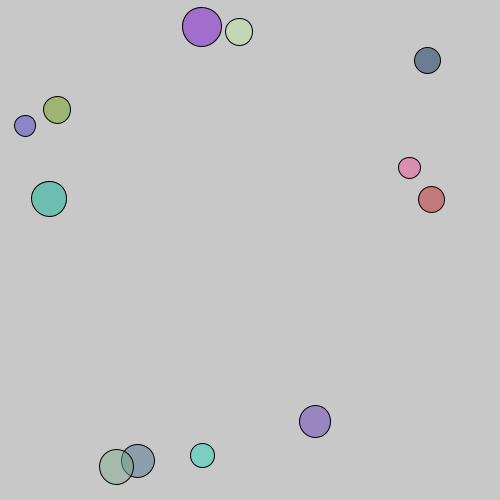
Frame 1 (no input)
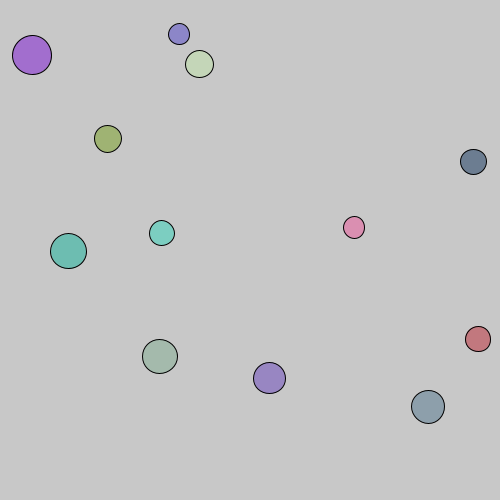
Frame 60 (the mouse pressed at the canvas centre just before this capture)
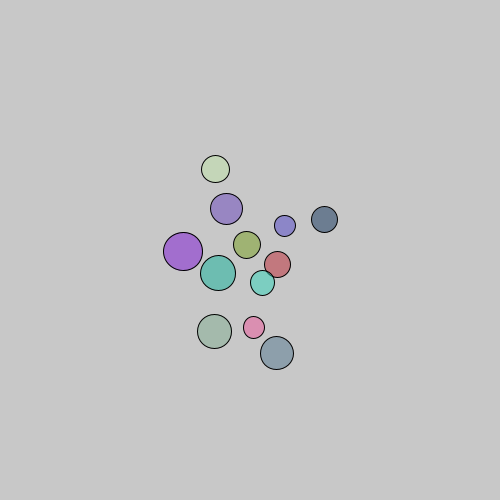
Frame 120 (the mouse held since frame 60 and released just before this capture)

The Processing sketch that drew these frames (run headless with seeded random() and noise(); from frame 60 on, the mouse is pressed at the canvas centre):

// Processing sketch: BouncingBalls
// ── BouncingBalls.pde
Ball[] balls;
int ballNum=12;
float maxVel=6;

void setup() {
  size(500, 500);

  // setup ball array and save balls into it
  balls = new Ball[ballNum];
  for (int i = 0; i < ballNum; i++) {
    float radius = random(10, 20);
    float x = random(radius, width - radius);
    float y = random(radius, height - radius);
    balls[i] = new Ball(x, y, radius, maxVel);
  }
}

void draw() {
  background(200);

  for (Ball b : balls) {
    // check every ball with others
    for (Ball otherBalls : balls) {
      // to make sure no self-comparison
      if (otherBalls!=b) {
        float d=dist(otherBalls.pos.x, otherBalls.pos.y, b.pos.x, b.pos.y);
        // set 2 pixels of buffer zone
        if ( d-2< b.radius+otherBalls.radius) {
          // calculate the angle and make balls bouncing off each other
          float angleX = otherBalls.pos.x - b.pos.x;
          float angleY = otherBalls.pos.y - b.pos.y;
          float angle = atan2(angleY, angleX);
          float targetX = b.pos.x + cos(angle) * (d-2);
          float targetY = b.pos.y + sin(angle) * (d-2);
          float newVx = (targetX - otherBalls.pos.x) ;
          float newVy = (targetY - otherBalls.pos.y) ;
          b.vel.x += newVx;
          b.vel.y += newVy;
          otherBalls.vel.x -= newVx;
          otherBalls.vel.y -= newVy;
        }
      }
    }
    // draw balls
    b.draw();
    b.update();
  }
}

// ── Ball.pde
class Ball {
  PVector pos, vel;
  float radius, maxVel;
  color col;

  Ball(float x, float y, float radius, float max) {
    pos = new PVector(x, y);
    vel = new PVector(random(-3, 3), random(-3, 3));
    this. radius = radius;
    col= color(random(255), random(255), random(255), 125);
    maxVel=max;
  }

  void update() {

    // balls start moving
    pos.add(vel);

    // setup boundaries for balls 
    if (pos.x < radius || pos.x >width - radius) {
      vel.x *= -1;
    }
    if (pos.y < radius || pos.y > height - radius) {
      vel.y *= -1;
    }

    // when mouse pressed all balls moving toward mouse's location
    if (mousePressed) {
      PVector newVel= new PVector(mouseX - pos.x, mouseY-pos.y);
      newVel.normalize();
      newVel.mult(random(0.1, 1));
      vel.add(newVel);
    }
    
    // limit speed of balls
    vel.limit(maxVel);
  }

  // draw balls
  void draw() {
    fill(col);
    ellipse(pos.x, pos.y, radius * 2, radius*2);
  }
}
